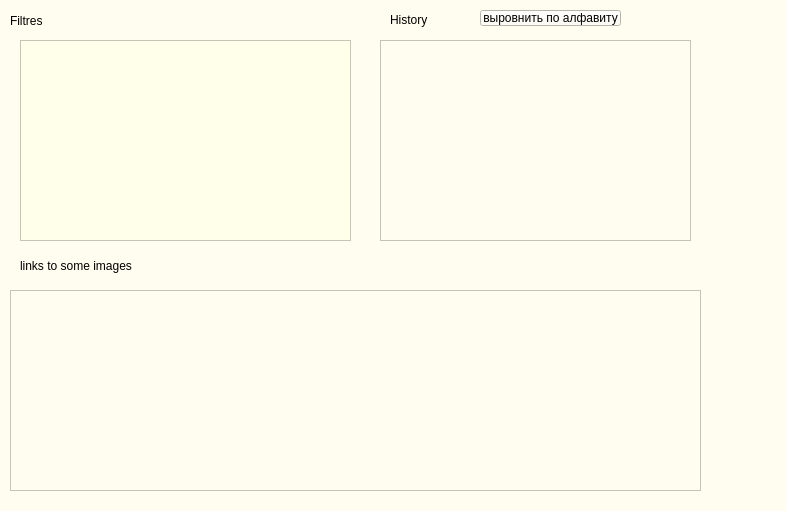
<?xml version="1.0" encoding="UTF-8"?>
<ui version="4.0">
 <class>DB</class>
 <widget class="QWidget" name="DB">
  <property name="geometry">
   <rect>
    <x>0</x>
    <y>0</y>
    <width>786</width>
    <height>511</height>
   </rect>
  </property>
  <property name="windowTitle">
   <string>Form</string>
  </property>
  <property name="styleSheet">
   <string notr="true">background-color: rgb(255, 253, 240);</string>
  </property>
  <widget class="QTableWidget" name="tabWid_bd">
   <property name="geometry">
    <rect>
     <x>20</x>
     <y>40</y>
     <width>331</width>
     <height>201</height>
    </rect>
   </property>
   <property name="styleSheet">
    <string notr="true">background-color: rgb(255, 255, 234);</string>
   </property>
  </widget>
  <widget class="QLabel" name="label">
   <property name="geometry">
    <rect>
     <x>10</x>
     <y>10</y>
     <width>311</width>
     <height>21</height>
    </rect>
   </property>
   <property name="styleSheet">
    <string notr="true">font: 16pt &quot;Matura MT Script Capitals&quot;;</string>
   </property>
   <property name="text">
    <string>Filtres</string>
   </property>
  </widget>
  <widget class="QTableWidget" name="tableWidget_2">
   <property name="geometry">
    <rect>
     <x>380</x>
     <y>40</y>
     <width>311</width>
     <height>201</height>
    </rect>
   </property>
  </widget>
  <widget class="QLabel" name="label_history">
   <property name="geometry">
    <rect>
     <x>390</x>
     <y>10</y>
     <width>81</width>
     <height>20</height>
    </rect>
   </property>
   <property name="styleSheet">
    <string notr="true">font: 16pt &quot;Matura MT Script Capitals&quot;;</string>
   </property>
   <property name="text">
    <string>History</string>
   </property>
  </widget>
  <widget class="QTableWidget" name="tableWidget_csv">
   <property name="geometry">
    <rect>
     <x>10</x>
     <y>290</y>
     <width>691</width>
     <height>201</height>
    </rect>
   </property>
  </widget>
  <widget class="QLabel" name="label_history_2">
   <property name="geometry">
    <rect>
     <x>20</x>
     <y>250</y>
     <width>571</width>
     <height>31</height>
    </rect>
   </property>
   <property name="styleSheet">
    <string notr="true">font: 16pt &quot;Matura MT Script Capitals&quot;;</string>
   </property>
   <property name="text">
    <string>links to some images</string>
   </property>
  </widget>
  <widget class="QPushButton" name="pushButton_alf">
   <property name="geometry">
    <rect>
     <x>480</x>
     <y>10</y>
     <width>141</width>
     <height>16</height>
    </rect>
   </property>
   <property name="text">
    <string>выровнить по алфавиту</string>
   </property>
  </widget>
 </widget>
 <resources/>
 <connections/>
</ui>
